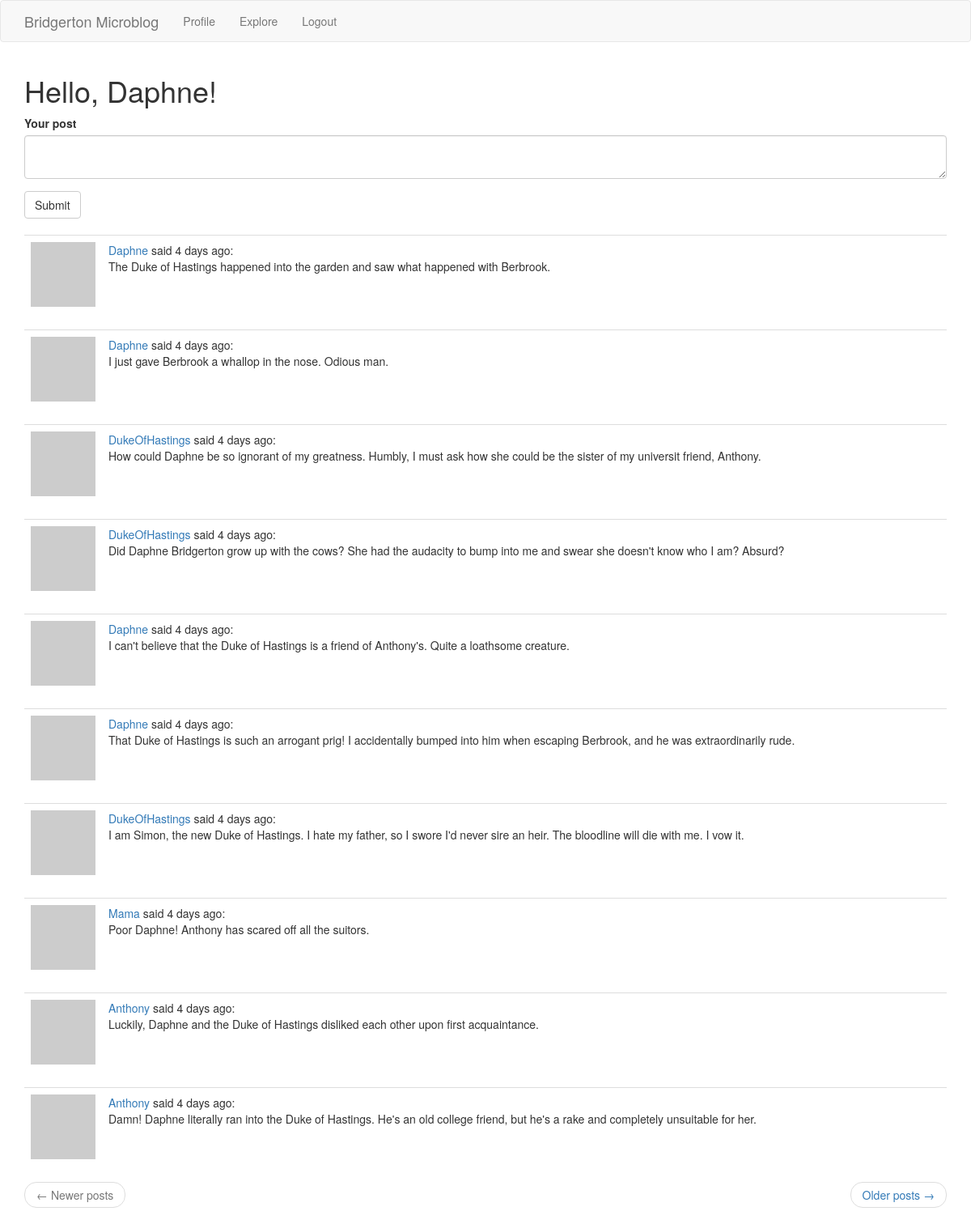
The app's page /index (signed in) with its own data.
### app/models.py (models this page shows, shortened)
class User(UserMixin, db.Model):
    id = db.Column(db.Integer, primary_key=True)
    username = db.Column(db.String(64), index=True, unique=True)
    email = db.Column(db.String(128), index=True, unique=True)
    password_hash = db.Column(db.String(128))
    posts = db.relationship('Post', backref='author', lazy='dynamic')
    about_me = db.Column(db.String(256))
    last_seen = db.Column(db.DateTime, default=datetime.utcnow)
    followed = db.relationship(
        'User', secondary=followers,
        primaryjoin=(followers.c.follower_id == id),
        secondaryjoin=(followers.c.poster_id == id),
        backref=db.backref('followers', lazy='dynamic'), lazy='dynamic')
    def avatar(self, size):
        hexdigest = md5(self.email.lower().encode('utf-8')).hexdigest()
        return f'https://www.gravatar.com/avatar/{hexdigest}?s={size}&d=identicon'
    def followed_posts(self):
        followed = Post.query.join(
            followers, (followers.c.poster_id == Post.user_id)).filter(
            followers.c.follower_id == self.id)
        own = Post.query.filter_by(user_id=self.id)
        return followed.union(own).order_by(Post.timestamp.desc())

class Post(db.Model):
    id = db.Column(db.Integer, primary_key=True)
    body = db.Column(db.String(140))
    timestamp = db.Column(db.DateTime, index=True, default=datetime.utcnow)
    user_id = db.Column(db.Integer, db.ForeignKey('user.id'))

### app/routes.py (the view)
@app.route('/', methods=['GET', 'POST'])
@app.route('/index', methods=['GET', 'POST'])
@login_required
def index():
    form = PostForm()
    if form.validate_on_submit():
        post = Post(body=form.body.data, author=current_user)
        db.session.add(post)
        db.session.commit()
        flash('Your post is now live!')
        return redirect(url_for('index'))
    page = request.args.get('page', 1, type=int)
    posts = current_user.followed_posts().paginate(
        page, app.config['POSTS_PER_PAGE'], False)
    next_url = url_for('index', page=posts.next_num) \
        if posts.has_next else None
    prev_url = url_for('index', page=posts.prev_num) \
        if posts.has_prev else None
    return render_template('index.html', title='Home', form=form,
                           posts=posts.items, next_url=next_url,
                           prev_url=prev_url)

### app/forms.py
class PostForm(FlaskForm):
    body = TextAreaField('Your post', validators=[DataRequired(), Length(min=1, max=140)])
    submit = SubmitField('Submit')

### app/models.py (called while the page is built)
@login.user_loader
def load_user(id):
    return User.query.get(int(id))

### app/routes.py (called while the page is built)
@app.before_request
def before_request():
    if current_user.is_authenticated:
        current_user.last_seen = datetime.utcnow()
        db.session.commit()

### app/templates/index.html
{% extends "base.html" %}
{% import 'bootstrap/wtf.html' as wtf %}
{% block app_content %}
    <h1>Hello, {{ current_user.username }}!</h1>
    {% if form %}
        {{ wtf.quick_form(form) }}
        <br>
    {% endif %}
    {% for post in posts %}
        {% include '_post.html' %}
    {% endfor %}
    <nav aria-label="...">
        <ul class="pager">
            <li class="previous{% if not prev_url %} disabled{% endif %}">
                <a href="{{ prev_url or '#' }}">
                    <span aria-hidden="true">&larr;</span> Newer posts
                </a>
            </li>
            <li class="next{% if not next_url %} disabled{% endif %}">
                <a href="{{ next_url or '#' }}">
                    Older posts <span aria-hidden="true">&rarr;</span>
                </a>
            </li>
        </ul>
    </nav>
{% endblock %}

### app/templates/_post.html
<table class="table table-hover">
    <tr>
        <td width="70px">
            <a href="{{  url_for('user_profile', username=post.author.username) }}">
                <img src="{{ post.author.avatar(70) }}">
            </a>
        </td>
        <td>
            <a href="{{ url_for('user_profile', username=post.author.username) }}">
                {{ post.author.username }}
            </a>
            said {{ moment(post.timestamp).fromNow() }}:
            <br/>
            {{ post.body }}
        </td>
    </tr>
</table>

### records on screen
User: username "Daphne"
Post: author.username "Daphne", timestamp "4 days ago", body "The Duke of Hastings happened into the garden and saw what happened with Berbrook."
Post: author.username "Daphne", timestamp "4 days ago", body "I just gave Berbrook a whallop in the nose. Odious man."
Post: author.username "DukeOfHastings", timestamp "4 days ago", body "How could Daphne be so ignorant of my greatness. Humbly, I must ask how she could be the sister of my universit friend, Anthony."
Post: author.username "DukeOfHastings", timestamp "4 days ago", body "Did Daphne Bridgerton grow up with the cows? She had the audacity to bump into me and swear she doesn't know who I am? Absurd?"
Post: author.username "Daphne", timestamp "4 days ago", body "I can't believe that the Duke of Hastings is a friend of Anthony's. Quite a loathsome creature."
Post: author.username "Daphne", timestamp "4 days ago", body "That Duke of Hastings is such an arrogant prig! I accidentally bumped into him when escaping Berbrook, and he was extraordinarily rude."
Post: author.username "DukeOfHastings", timestamp "4 days ago", body "I am Simon, the new Duke of Hastings. I hate my father, so I swore I'd never sire an heir. The bloodline will die with me. I vow it."
Post: author.username "Mama", timestamp "4 days ago", body "Poor Daphne! Anthony has scared off all the suitors."
Post: author.username "Anthony", timestamp "4 days ago", body "Luckily, Daphne and the Duke of Hastings disliked each other upon first acquaintance."
Post: author.username "Anthony", timestamp "4 days ago", body "Damn! Daphne literally ran into the Duke of Hastings. He's an old college friend, but he's a rake and completely unsuitable for her."
